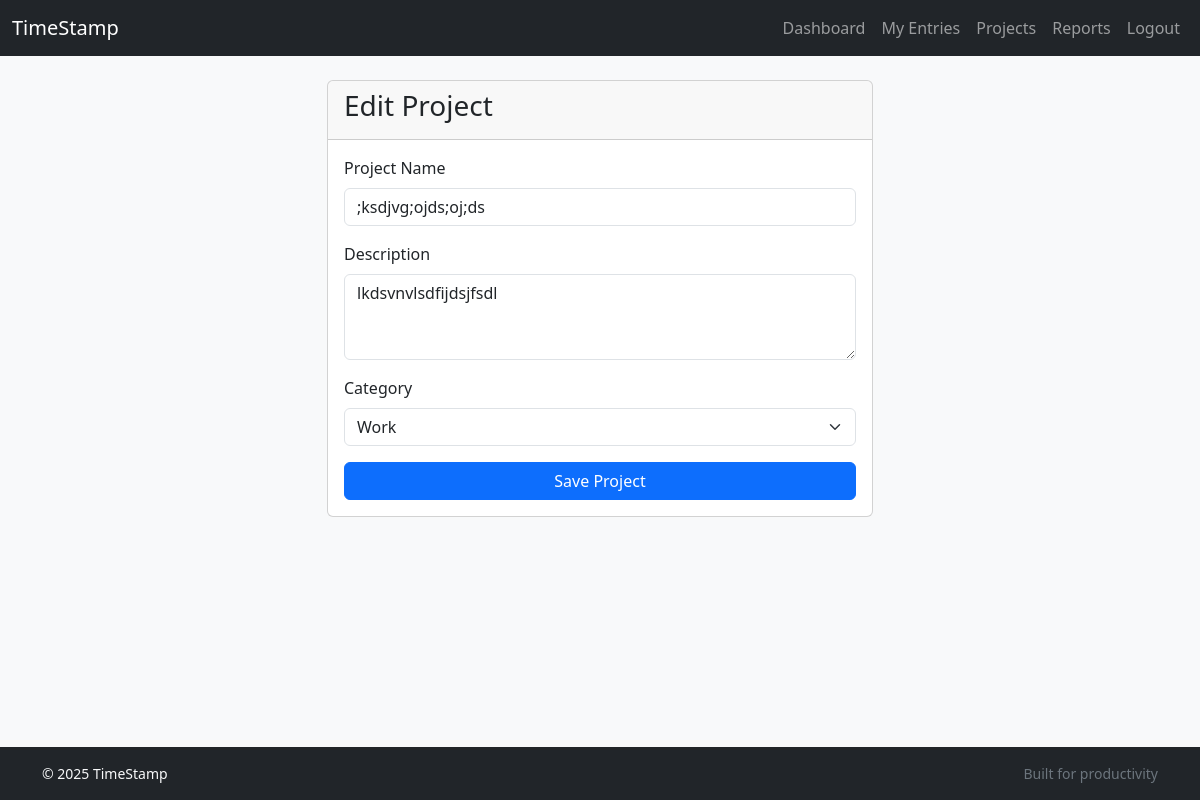
The page /project/4/update/ (signed in) on the database as committed earlier.
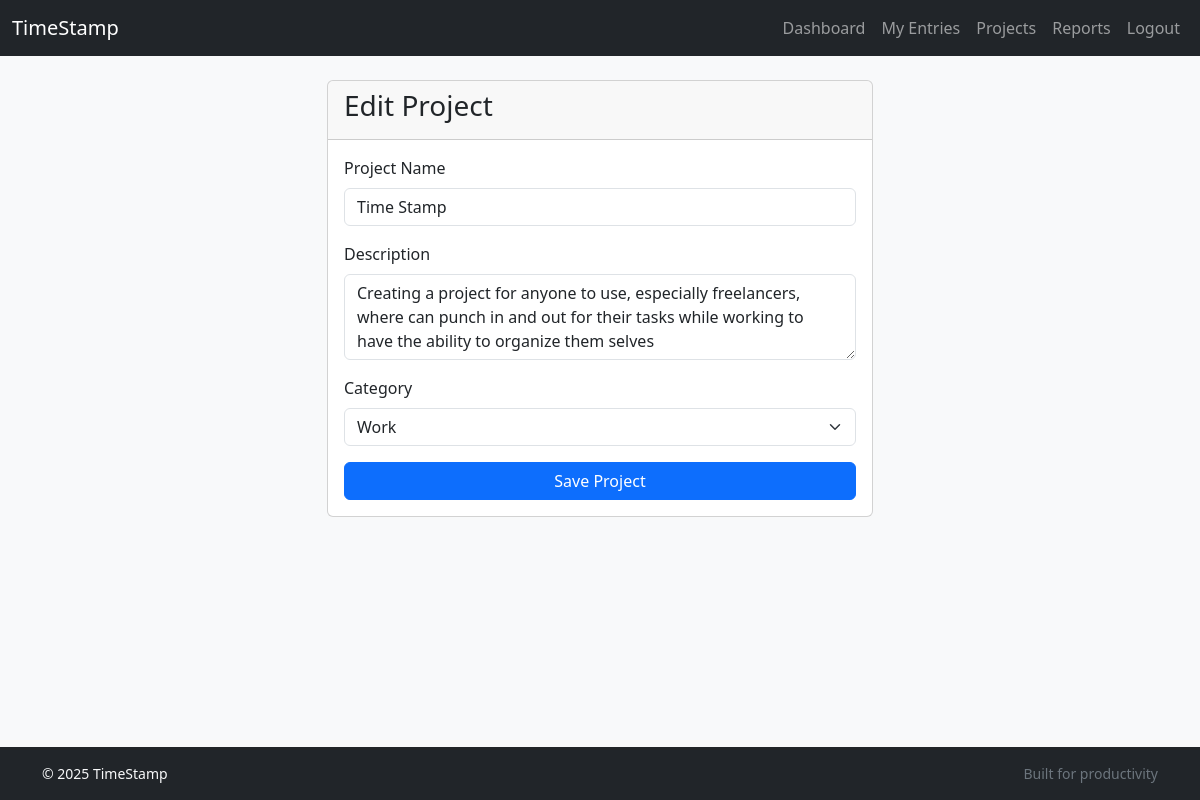
The same page on the database as committed later.
### tracker/models.py (models this page shows, shortened)
class Project(models.Model):
    user = models.ForeignKey(settings.AUTH_USER_MODEL, on_delete=models.CASCADE, related_name='projects')
    name = models.CharField(max_length=100)
    description = models.TextField(blank=True)
    CATEGORY_CHOICES = [
        ('work', 'Work'),
        ('personal', 'Personal'),
    ]
    category = models.CharField(max_length=10, choices=CATEGORY_CHOICES, default='work')
    class Meta:
        verbose_name = "Project"
        verbose_name_plural = "Projects"
        indexes = [
            models.Index(fields=['user', 'name']),
        ]

### tracker/views.py (the view)
# urls.py: path('project/<int:pk>/update/', views.ProjectUpdateView.as_view(), name='project_update'),
class ProjectUpdateView(LoginRequiredMixin, UpdateView):
    model = Project
    form_class = ProjectForm
    template_name = 'tracker/project_form.html'
    success_url = reverse_lazy('tracker:project_list')
    def get_queryset(self):
        return super().get_queryset().filter(user=self.request.user)

### tracker/forms.py
class ProjectForm(forms.ModelForm):
    class Meta:
        model = Project
        fields = ['name', 'description', 'category']

### templates/tracker/project_form.html (shortened to what this page needs)
{% extends "base.html" %}
{% block content %}
<div class="row justify-content-center">
    <div class="col-md-8 col-lg-6">
        <div class="card">
            <div class="card-header">
                <h3 class="card-title">{% if object %}Edit Project{% else %}Create a New Project{% endif %}</h3>
            </div>
            <div class="card-body">
                <form method="post">
                    <div class="mb-3">
                        <label for="{{ form.name.id_for_label }}" class="form-label">Project Name</label>
                        <input type="text" name="name" id="{{ form.name.id_for_label }}" class="form-control" value="{{ form.name.value|default:'' }}" required>
                    </div>
                    <div class="mb-3">
                        <label for="{{ form.description.id_for_label }}" class="form-label">Description</label>
                        <textarea name="description" id="{{ form.description.id_for_label }}" class="form-control" rows="3">{{ form.description.value|default:'' }}</textarea>
                    </div>
                    <div class="mb-3">
                        <label for="{{ form.category.id_for_label }}" class="form-label">Category</label>
                        <select name="category" id="{{ form.category.id_for_label }}" class="form-select">
                            <option value="work" {% if form.instance.category == 'work' or not form.instance.category %}selected{% endif %}>Work</option>
                        </select>
                    </div>
                    <button type="submit" class="btn btn-primary w-100">Save Project</button>
                </form>
            </div>
        </div>
    </div>
</div>
{% endblock %}

Rows that differ between the two databases and show on the page:
changed Project "Work": name ";ksdjvg;ojds;oj;ds" → "Time Stamp"; description "lkdsvnvlsdfijdsjfsdl" → "Creating a project for anyone to use, especially freelancers, where can punch in and out for their tasks while working to have the ability to organize them selves"
